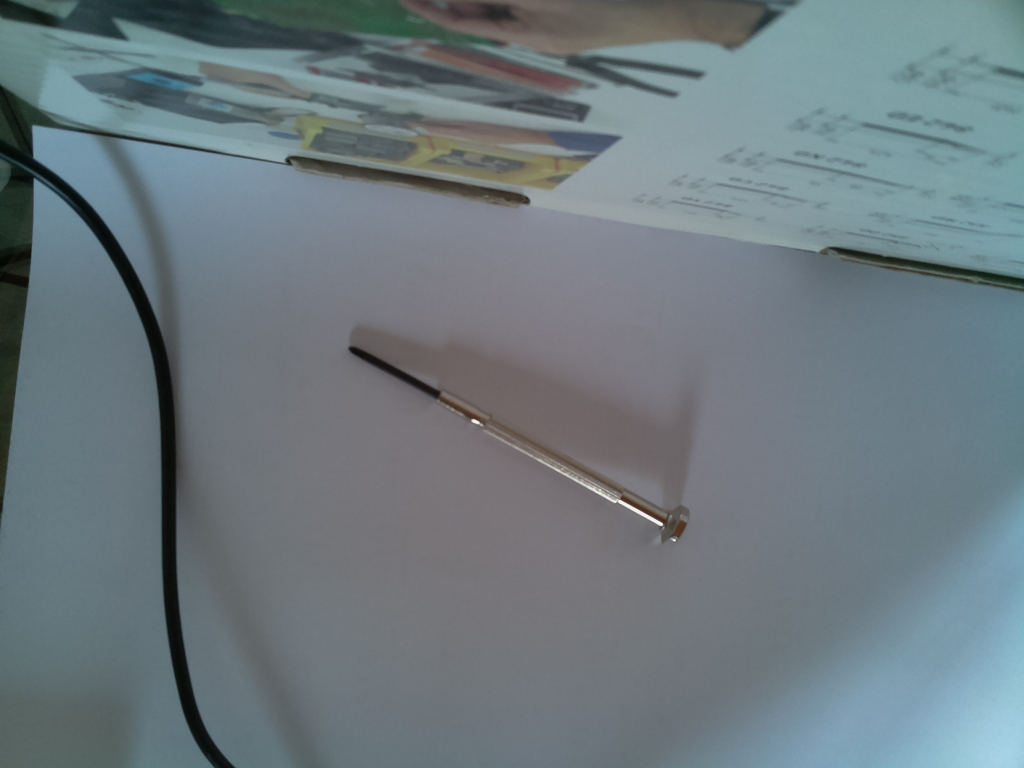
#> input picture analyse_visual_input/python_tests/foo.jpg, 1024 x 768 px
$ python trace_lines.py
#> lines starting #> are read from the running program, lines starting #| are printed output that depends on the picture; after the words box and inside, x2 and y2 are one past the last pixel; in counts of white or black regions, pixels touching at a corner belong together
import cv2
import numpy as np

# Let's load a simple image with 3 black squares
image = cv2.imread('foo.jpg')
#> image is the input picture: shape (768, 1024, 3); mean B, G, R 127.3, 121.6, 108.8
#cv2.waitKey(0)

# Grayscale
gray = cv2.cvtColor(image, cv2.COLOR_BGR2GRAY)
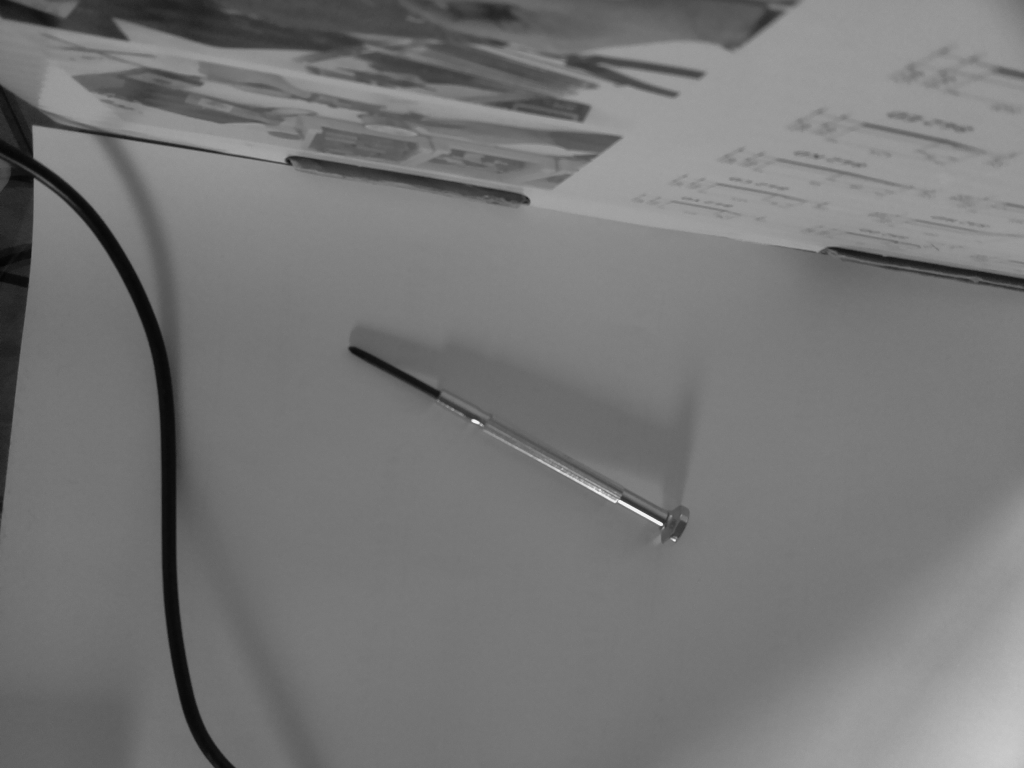
#> gray: shape (768, 1024); min 4, max 243, mean 118.4

# Find Canny edges
edged = cv2.Canny(gray, 30, 200)
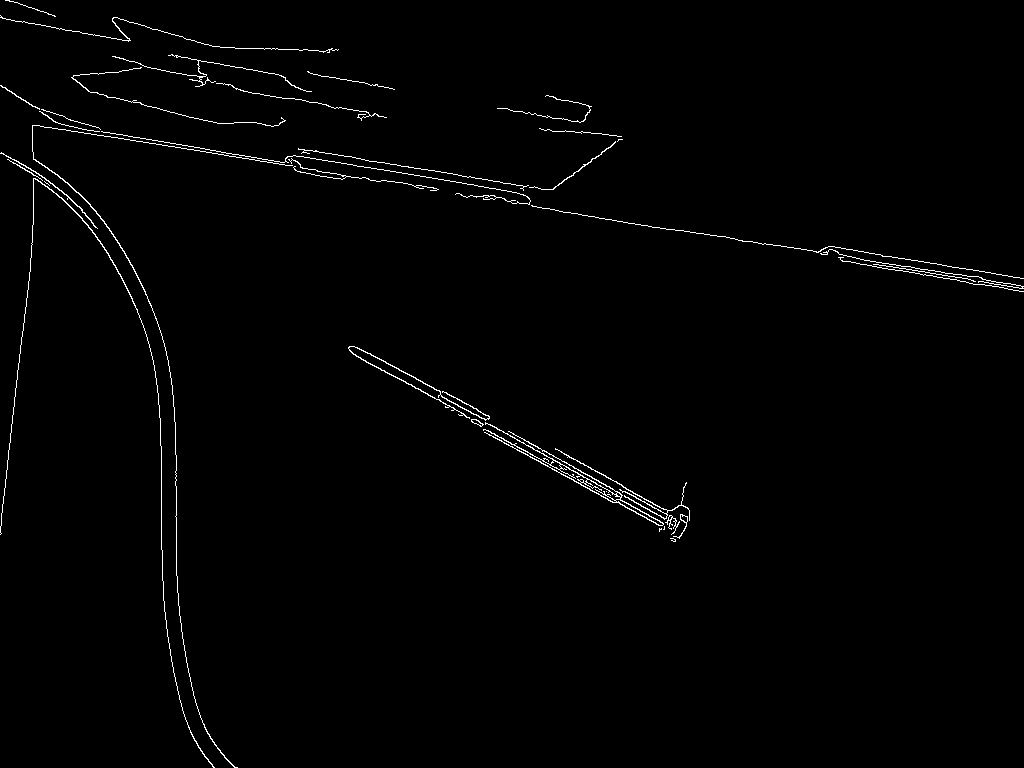
#> edged: shape (768, 1024); 1.1% white in thin lines or dots
#cv2.waitKey(0)

# Finding Contours
# Use a copy of the image e.g. edged.copy()
# since findContours alters the image
contours, hierarchy = cv2.findContours(edged,
    cv2.RETR_EXTERNAL, cv2.CHAIN_APPROX_SIMPLE)
#> contours = 34 contours, 20 with area under 20; largest, box (x1, y1, x2, y2) and area: (483, 422, 664, 526) 762, (348, 346, 490, 421) 156, (32, 125, 293, 768) 137, (0, 178, 215, 768) 118, (555, 448, 690, 521) 106

#cv2.imshow('Canny Edges After Contouring', edged)
#cv2.waitKey(0)

print("Number of Contours found = " + str(len(contours)))
#| Number of Contours found = 34
#print(contours)
# Draw all contours
# -1 signifies drawing all contours
cv2.drawContours(image, contours, -1, (0, 255, 0), 3)
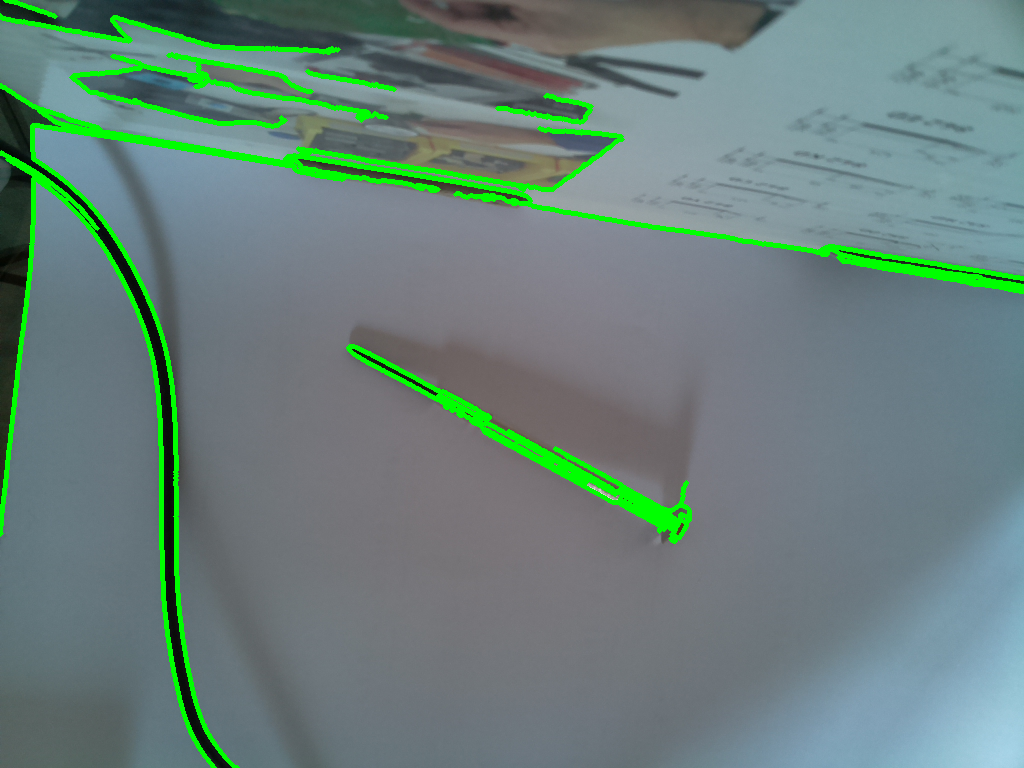
#> image: shape (768, 1024, 3); 4.42% of pixels changed, all inside (x1, y1, x2, y2) = (0, 0, 1024, 768)
cnt = contours[0]
#> cnt = contour of 13 points, box (x1, y1, x2, y2) (670, 538, 676, 542), area 1


cv2.imwrite('testi.jpg', image)
#cv2.imshow('Contours', image)
#cv2.waitKey(0)
#cv2.destroyAllWindows()
